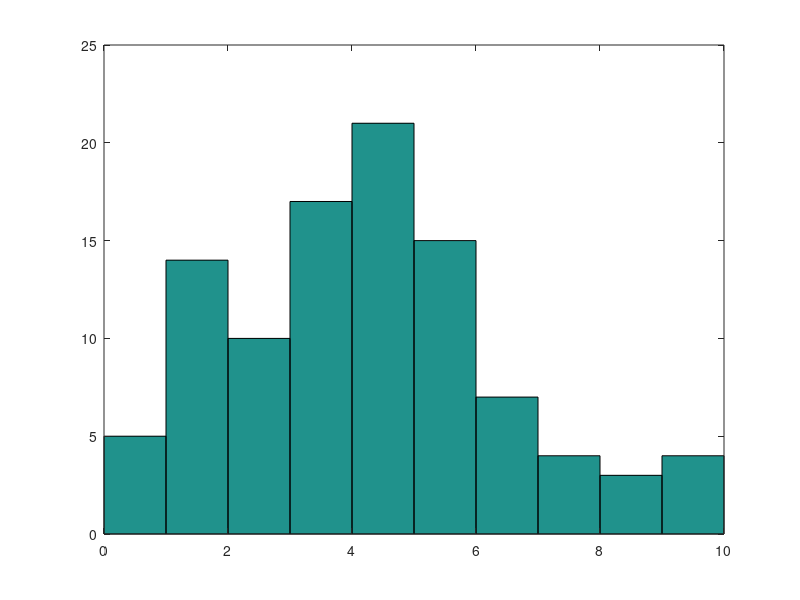

Reproduce this figure in MATLAB.
% Monte carlo for earthquakes

clear

l = 4.9;

random = randp(l, 100, 1);

more = random >= 12;

hist(random)

sum(more)
